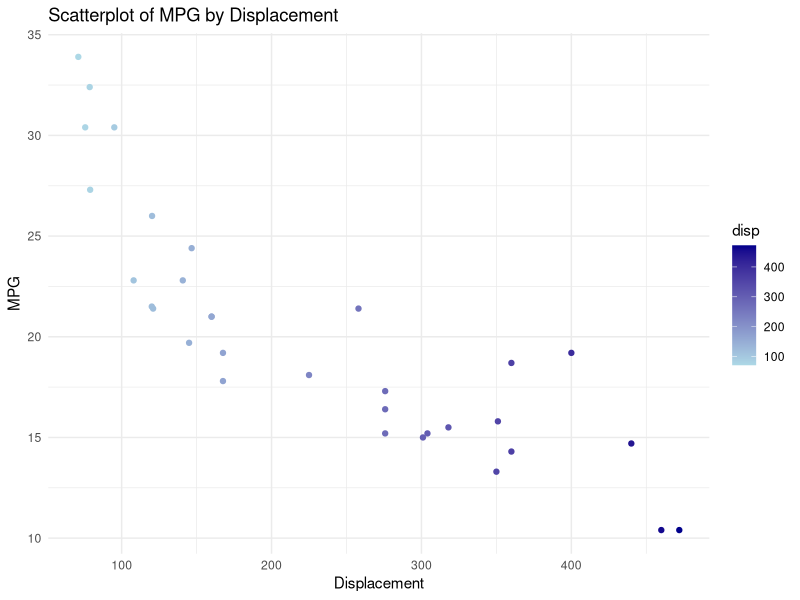

The R source for this figure:
#project 1
#gillian fanning
#------------------------------------------------------------------------

#load libraries
library(ggplot2)

#load data
mtcars

#create plot
ggplot(mtcars, aes(x = disp, y = mpg, color = disp)) +
  geom_point() +
  scale_color_gradient(low = "lightblue", high = "darkblue") +
  labs(title = "Scatterplot of MPG by Displacement", x = "Displacement", y = "MPG") +
  theme_minimal()
